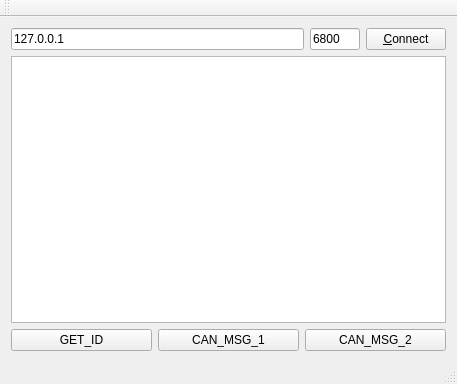
<?xml version="1.0" encoding="UTF-8"?>
<ui version="4.0">
 <class>MainWindow</class>
 <widget class="QMainWindow" name="MainWindow">
  <property name="geometry">
   <rect>
    <x>0</x>
    <y>0</y>
    <width>457</width>
    <height>384</height>
   </rect>
  </property>
  <property name="windowTitle">
   <string>MainWindow</string>
  </property>
  <widget class="QWidget" name="centralWidget">
   <layout class="QGridLayout" name="gridLayout">
    <item row="0" column="0">
     <layout class="QHBoxLayout" name="horizontalLayout">
      <item>
       <widget class="QLineEdit" name="addressServer">
        <property name="text">
         <string>127.0.0.1</string>
        </property>
       </widget>
      </item>
      <item>
       <widget class="QLineEdit" name="portServer">
        <property name="maximumSize">
         <size>
          <width>50</width>
          <height>16777215</height>
         </size>
        </property>
        <property name="text">
         <string>6800</string>
        </property>
       </widget>
      </item>
      <item>
       <widget class="QPushButton" name="connectButton">
        <property name="text">
         <string>&amp;Connect</string>
        </property>
       </widget>
      </item>
     </layout>
    </item>
    <item row="1" column="0">
     <widget class="QPlainTextEdit" name="plainTextEdit"/>
    </item>
    <item row="2" column="0">
     <layout class="QHBoxLayout" name="horizontalLayout_2">
      <item>
       <widget class="QPushButton" name="cmd1Button">
        <property name="text">
         <string>GET_ID</string>
        </property>
       </widget>
      </item>
      <item>
       <widget class="QPushButton" name="cmd2Button">
        <property name="text">
         <string>CAN_MSG_1</string>
        </property>
       </widget>
      </item>
      <item>
       <widget class="QPushButton" name="cmd3Button">
        <property name="text">
         <string>CAN_MSG_2</string>
        </property>
       </widget>
      </item>
     </layout>
    </item>
   </layout>
  </widget>
  <widget class="QMenuBar" name="menuBar">
   <property name="geometry">
    <rect>
     <x>0</x>
     <y>0</y>
     <width>457</width>
     <height>23</height>
    </rect>
   </property>
  </widget>
  <widget class="QToolBar" name="mainToolBar">
   <attribute name="toolBarArea">
    <enum>TopToolBarArea</enum>
   </attribute>
   <attribute name="toolBarBreak">
    <bool>false</bool>
   </attribute>
  </widget>
  <widget class="QStatusBar" name="statusBar"/>
 </widget>
 <layoutdefault spacing="6" margin="11"/>
 <resources/>
 <connections/>
</ui>
